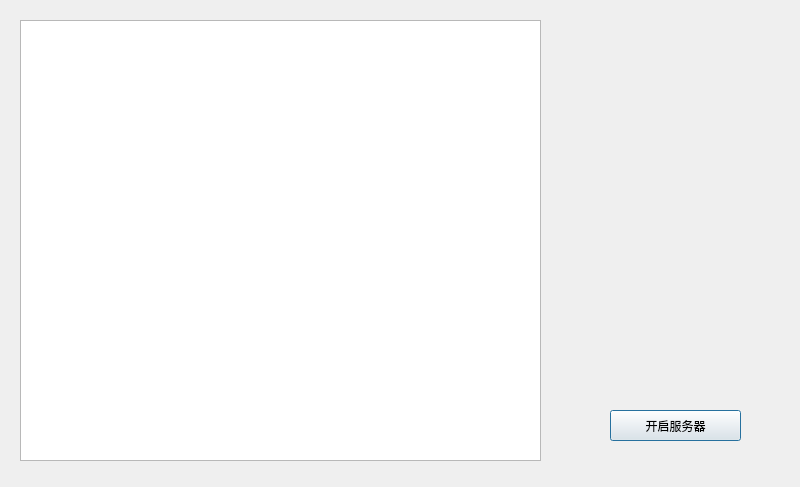
<?xml version="1.0" encoding="UTF-8"?>
<ui version="4.0">
 <class>TcpServer</class>
 <widget class="QDialog" name="TcpServer">
  <property name="geometry">
   <rect>
    <x>0</x>
    <y>0</y>
    <width>800</width>
    <height>487</height>
   </rect>
  </property>
  <property name="windowTitle">
   <string>TcpServer</string>
  </property>
  <widget class="QListWidget" name="ContentListWidget">
   <property name="geometry">
    <rect>
     <x>20</x>
     <y>20</y>
     <width>521</width>
     <height>441</height>
    </rect>
   </property>
   <property name="font">
    <font>
     <family>Adobe Devanagari</family>
     <pointsize>11</pointsize>
    </font>
   </property>
  </widget>
  <widget class="QPushButton" name="startBtn">
   <property name="geometry">
    <rect>
     <x>610</x>
     <y>410</y>
     <width>131</width>
     <height>31</height>
    </rect>
   </property>
   <property name="text">
    <string>开启服务器</string>
   </property>
  </widget>
 </widget>
 <resources/>
 <connections/>
</ui>
